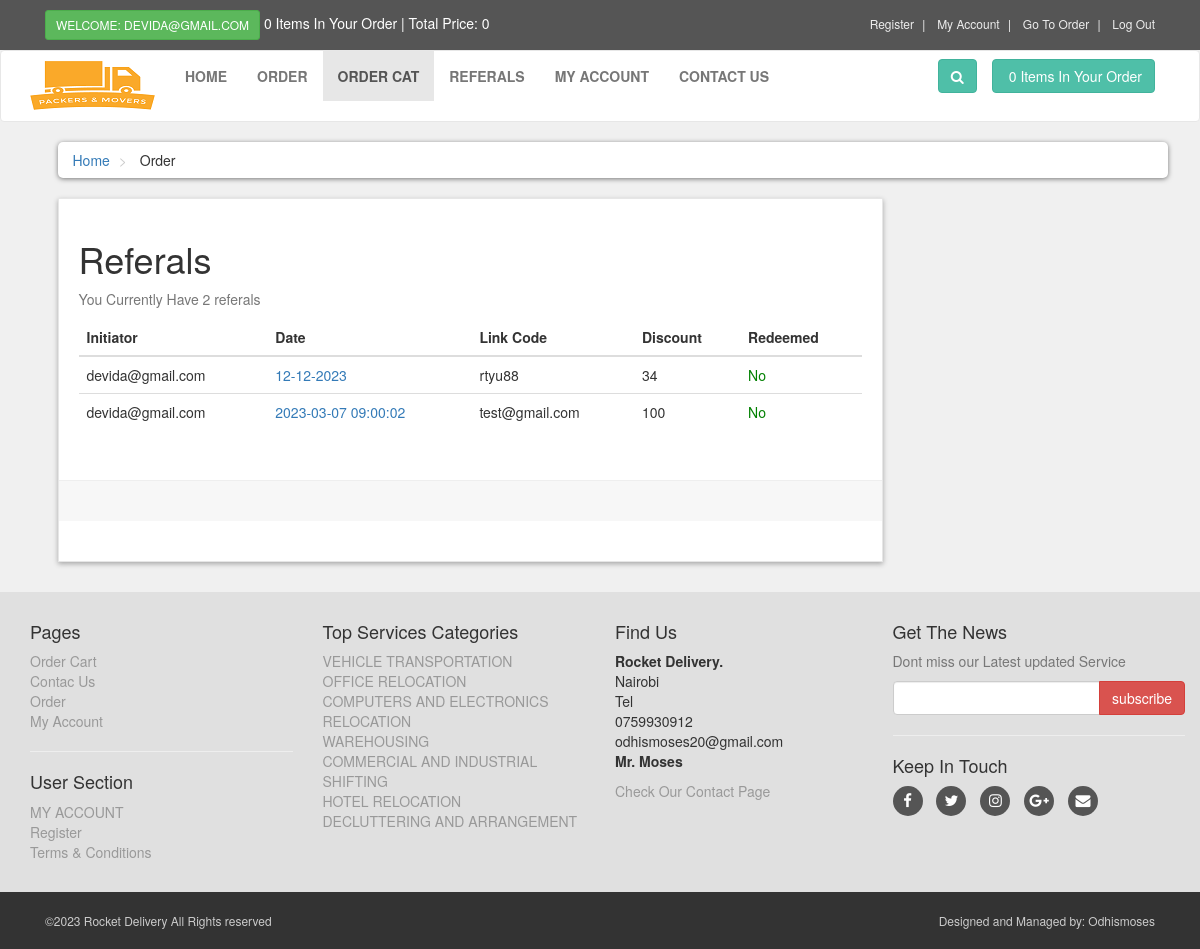
The page /referals.php (signed in) on the database its author committed.
### tables this page shows
CREATE TABLE `referals` (
  `id` int(11) NOT NULL,
  `username` varchar(50) DEFAULT NULL,
  `date` varchar(100) DEFAULT NULL,
  `link_code` varchar(50) DEFAULT NULL,
  `initiator` varchar(200) DEFAULT NULL,
  `discount` int(11) DEFAULT NULL,
  `redeemed` tinyint(1) DEFAULT 0
);

CREATE TABLE `product_categories` (
  `p_cat_id` int(11) NOT NULL,
  `p_cat_title` text NOT NULL,
  `p_cat_desc` text NOT NULL
);

### referals.php (the view, shortened to what this page needs)
<?php
$active = 'SHOPPING CART';
include("includes/header.php");
?>
<div id="content">
    <div class="container">
        <div class="container col-md-12">
            <ul class="breadcrumb">
                <li>
                    <a href="index.php">Home</a>
                </li>
                <li>
                    Order
                </li>
            </ul>
        </div>
        <div id="cart" class="col-md-9">
            <div class="box">
                <form action="cart.php" method="post" enctype="multipart/form-data">
                    <h1>Referals </h1>
                    <?php
                    $intiator = $_SESSION['customer_email'];
                    $select_cart = "select * from referals where initiator ='$intiator'";
                    $run_cart = mysqli_query($con, $select_cart);
                    $count = mysqli_num_rows($run_cart);
                    ?>
                    <p class="text-muted">You Currently Have
                        <?php echo $count ?> referals
                    </p>
                    <div class="table-responsive">
                        <table class="table">
                            <thead>
                                <tr>
                                    <th>Initiator</th>
                                    <th>Date</th>
                                    <th>Link Code</th>
                                    <th>Discount</th>
                                    <th>Redeemed</th>
                                </tr>
                            </thead>
                            <tbody>
                                <?php
                                while ($data = mysqli_fetch_array($run_cart)) {
                                    $date = $data['date'];
                                    $intiator2 = $data['initiator'];
                                    $link_code = $data['link_code'];
                                    $discount = $data['discount'];
                                    $redeemed = $data['redeemed'];
                                    ?>
                                    <tr>
                                        <td>
                                            <?php echo $intiator2; ?>
                                        </td>
                                        <td>
                                            <a href="details.php?pro_id=<?php echo $pro_id; ?>"> <?php echo $date; ?></a>
                                        </td>
                                        <td>
                                            <?php echo $link_code; ?>
                                        </td>
                                        <td>
                                            <?php echo $discount; ?>
                                        </td>
                                        <td>
                                            <?php echo (boolval($redeemed) == true) ? "<span style='color: red;'> Yes</span>" : "<span style='color: green;'> No</span>"; ?>
                                        </td>
                                    </tr>
                                <?php
                                }
                                ?>
                            </tbody>
                        </table>
                    </div>
                    <div class="box-footer">
                    </div>
                </form>
            </div>
        </div>
    </div>
</div>
<?php
include("includes/footer.php")
    ?>
</body>
</html>

### includes/header.php (shortened to what this page needs)
<?php
   include("functions/functions.php");
?>
<!DOCTYPE html>
<html lang="en">
<head>
    <link rel="stylesheet" href="styles/bootstrap-337.min.css">
    <link rel="stylesheet" href="font-awsome/css/font-awesome.min.css">
    <link rel="stylesheet" href="styles/style.css">
</head>
<body>
     <div id="top">
         <div class="container">
             <div class="col-md-6 offer">
                <a href="#" class="btn btn-success btn-sm">
                  <?php
                     if(!isset($_SESSION['customer_email'])){
                       echo "Welcome: Guest";
                   }else{
                       echo "Welcome: " . $_SESSION['customer_email'] . "";
                   }
                  ?>
                </a>
                <a href="checkout.php"><?php  items();  ?> Items In Your Order | Total Price: <?php total_price(); ?></a>
             </div>
             <div class="col-md-6">
                <ul class="menu">
                    <li>
                       <a href="customer_register.php">Register</a>
                    </li>
                    <li>
                        <a href="checkout.php">My Account</a>
                    </li>
                    <li>
                         <a href="cart.php">Go To Order</a>
                    </li>
                    <li>
                          <a href="checkout.php">
                          <?php
                           if(!isset($_SESSION['customer_email'])){
                                  echo "<a href='checkout.php'>Login</a>";
                         }else{
                             echo " <a href='logout.php'>Log Out</a> ";
                             }
                          ?>
                          </a>
                    </li>
                </ul>
             </div>
         </div>
     </div>
     <div id="navbar" class="navbar navbar-default">
          <div class="container">
               <diV class="navbar-header">
                  <a href="index.php" class="navbar-brand home">
                    <img src="logo/logo.png" alt="M-Dev-Store Logo" class="hidden-xs">
                  </a>
                </diV>
                <div class="navbar-collapse collapse" id="navigation">
                      <div class="paddig-nav">
                           <ul class="nav navbar-nav left">
                              <li class="<?php if($active=='HOME') echo"active"; ?>">
                                 <a href="index.php">HOME</a>
                              <li>
                              <li class="<?php if($active=='SHOP') echo"active"; ?>">
                                  <a href="shop.php">ORDER</a>
                              </li>
                              <li class="<?php if($active=='SHOPPING CART') echo"active"; ?>">
                                  <a href="cart.php">ORDER CAT</a>
                              </li>
                              <?php
                              if(!empty($_SESSION['customer_email'])){
                                ?>
                                     <li class="<?php if($active=='SHOPPING') echo"active"; ?>">
                                  <a href="referals.php">Referals</a>
                              </li>
                            <?php
                              }
                              ?>
                              <li class="<?php if($active=='MY ACCOUNT') echo"active"; ?>">
                                       <?php
                                          if(!isset($_SESSION['customer_email'])){
                                                echo"<a href='checkout.php'>MY ACCOUNT</a>";
                                          }else{
                                               echo"<a href='customer/my_account.php?my_orders'>MY ACCOUNT</a>";
                                          }
                                       ?>
                              </li>
                              <li class="<?php if($active=='CONTACT US') echo"active"; ?>">
                                <a href="contact.php">CONTACT US</a>
                              </li>
                           </ul>
                      </div>
                        <a href="cart.php" class="btn navbar-btn btn-primary right">
                               <span><?php  items();?> Items In Your Order</span>
                        </a>
                        <div class="navbar-collapse collapse right">
                            <button class="btn btn-primary navbar-btn" type="button" data-toggle="collapse" data-target="#search">
                                <i class="fa fa-search"></i>
                            </button>
                        </div>
                </div>
          </div>
     </div>

### functions/functions.php (shortened to what this page needs)
<?php
$db = mysqli_connect("localhost", "root", "", "pam");
function getRealIpUser()
{
    switch (true) {
        default:
            return $_SERVER['REMOTE_ADDR'];
    }
}
function items()
{
    global $db;
    $ip_add = getRealIpUser();
    $get_items = "select * from cart where ip_add='$ip_add'";
    $run_items = mysqli_query($db, $get_items);
    $count_items = mysqli_num_rows($run_items);
    echo $count_items;
}
function total_price()
{
    $total = 0;
    echo $total;
    return $total;
}
?>

### includes/footer.php (shortened to what this page needs)
<div id="footer">
    <div class="container">
        <div class="row">
            <div class="col-sm-6 col-md-3">
                 <h4>Pages</h4>
             <ul>
                 <li><a href="cart.php">Order Cart</a></li>
                 <li><a href="contact.php">Contac Us</a></li>
                 <li><a href="shop.php">Order</a></li>
                 <li><a href="customer/my_account.php">My Account</a></li>
             </ul>
            <hr>
             <h4>User Section</h4>
               <ul>
                   <?php
                        if(!isset($_SESSION['customer_email'])){
                            echo"<a href='checkout.php'>Login</a>";
                            }else{
                                 echo"<a href='customer/my_account.php?my_orders'>MY ACCOUNT</a>";
                            }
                    ?>
                   <li><a href="customer_register.php">Register</a></li>
                    <li><a href="terms.php">Terms & Conditions</a></li>
               </ul>
            </div>
            <div class="com-sm-6 col-md-3">
             <h4>Top Services Categories</h4>
                <ul>
                    <?php
                       $get_p_cats = "select * from product_categories";
                       $run_p_cats = mysqli_query($con,$get_p_cats);
                       while($row_p_cats=mysqli_fetch_array($run_p_cats)){
                          $p_cat_id = $row_p_cats['p_cat_id'];
                          $p_cat_title = $row_p_cats['p_cat_title'];
                            echo"
                             <li>
                                 <a href='shop.php?p_cats=$p_cat_id'>
                                     $p_cat_title
                                 </a>
                             </li>
                            ";
                       }
                    ?>
                </ul>
            </div>
            <div class="com-sm-6 col-md-3">
                <h4>Find Us</h4>
                <p>
                  <strong>Rocket Delivery.</strong>
                  </br>Nairobi
                  </br>Tel
                  </br>0759930912
                  </br>odhismoses20@gmail.com
                  </br><strong>Mr. Moses</strong>
                </p>
                <a href="contact.php">Check Our Contact Page</a>
            </div>
            <div class="col-sm-6 col-md-3"></div>
             <h4>Get The News</h4>
             <p class="text-muted">
                Dont miss our Latest updated Service
             </p>
             <form action="" method="post">
                 <div class="input-group">
                 <input type="text" class="form-control" name="email">
                 <span class="input-group-btn ">
                       <input type="submit" value="subscribe" class="btn btn-danger">
                 </span>
                 </div>
             </form>
             <hr>
             <h4>Keep In Touch</h4>
             <p class="social">
                 <a href="#" class="fa fa-facebook"></a>
                 <a href="#" class="fa fa-twitter"></a>
                 <a href="#" class="fa fa-instagram"></a>
                 <a href="#" class="fa fa-google-plus"></a>
                 <a href="#" class="fa fa-envelope"></a>
             </p>
            </div>
        </div>
    </div>
<div id="copyright">
    <div class="container">
        <div class="col-md-6">
            <p class="pull-left">&copy;2023 Rocket Delivery All Rights reserved</p>
        </div>
         <div class="col-md-6">
            <p class="pull-right"> Designed and Managed by: Odhismoses</p>
        </div>
    </div>
</div>

### styles/style.css (style rules this page uses)
:root { --color-primary: rgb(79, 191, 168); }
body { font-size: 14px; line-height: 1.42857143; color: #333333; background: #f0f0f0; overflow-x: hidden; }
#top { background: #555555; padding: 10px 0; }
#top .offer { color: #ffffff; }
#top .offer .btn { text-transform: uppercase; }
#top a { color: #ffffff; }
#top ul.menu { padding-top: 5px; margin: 0px; text-align: right; font-size: 12px; list-style: none; }
#top ul.menu > li { display: inline-block; }
#top ul.menu > li a { color: #eeeeee; }
#top ul.menu > li + li:before { content: "|\00a0"; color: #f7f7f7; padding: 0 5px; }
.navbar { background: #ffffff; }
.navbar-collapse .right { float: right; }
.navbar-brand { float: left; padding: 10px 15px; font-size: 18px; line-height: 20px; height: 70px; }
.navbar ul.nav > li > a { text-transform: uppercase; font-weight: bold; font-size: 14px; }
.btn-primary { color: rgb(255, 255, 255); background: rgb(79, 191, 168); border-color: rgb(65, 179, 156); }
.box { background: #ffffff; margin: 0 0 30px; border: solid 1px #e6e6e6; box-sizing: border-box; padding: 20px; box-shadow: 0px 2px 5px rgba(0, 0, 0, .3); }
#content { padding-left: 25px; }
.breadcrumb { padding: 8px 15px; margin-bottom: 20px; background: #ffffff; border-radius: 5px; box-shadow: 0px 1px 5px rgba(0, 0, 0, .5); }
.breadcrumb> li + li:before { content: ">\00a0"; color: #cccccc; }
#content #cart .table tbody tr td { vertical-align: middle; }
.box .box-footer { background-color: #f7f7f7; margin: 30px -20px 20px; padding: 20px; border-top: 1px solid #eeeeee; }
.box .box-footer:before, .box .box-footer:after { content: ""; display: table; }
.box .box-footer:after { clear: both; }
#footer { background: #e0e0e0; padding: 20px 0; }
#footer a { color: #999999; padding: 0; text-decoration: none; }
#footer ul { list-style: none; padding-left: 0px; }
#footer .social { text-align: left; }
#footer .social a { margin: 0px 10px 0px 0px; display: inline-block; color: #ffffff; width: 30px; height: 30px; border-radius: 15px; line-height: 30px; font-size: 15px; text-align: center; vertical-align: bottom; background: #555555; text-decoration: none; }
#copyright { background: #333333; color: #cccccc; padding: 20px 0px; font-size: 12px; }
#copyright p { margin: 0px; }

### rows shown on the page
referals: initiator "devida@gmail.com", date "12-12-2023", link_code "rtyu88", discount "34", redeemed "No"
referals: initiator "devida@gmail.com", date "2023-03-07 09:00:02", link_code "test@gmail.com", discount "100", redeemed "No"
product_categories: p_cat_title "VEHICLE TRANSPORTATION"
product_categories: p_cat_title "OFFICE RELOCATION"
product_categories: p_cat_title "COMPUTERS AND ELECTRONICS RELOCATION"
product_categories: p_cat_title "WAREHOUSING"
product_categories: p_cat_title "COMMERCIAL AND INDUSTRIAL SHIFTING"
product_categories: p_cat_title "HOTEL RELOCATION"
product_categories: p_cat_title "DECLUTTERING AND ARRANGEMENT"

### other values the page prints
$_SESSION['customer_email'] "DEVIDA@GMAIL.COM"
$count_items "0 0"
$total "0"
$count "2"
